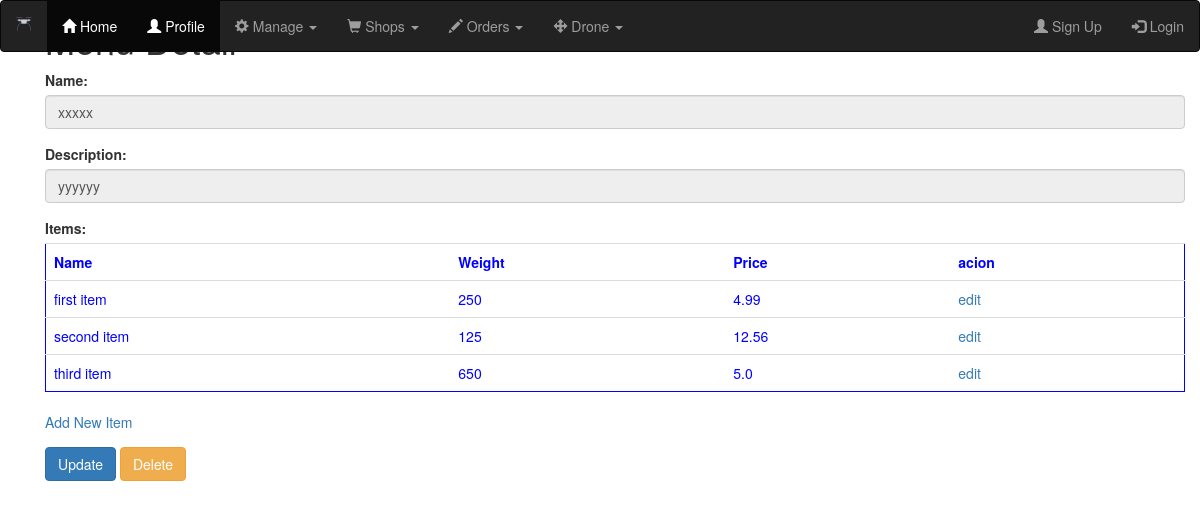
The app's page /shops/menu/4 with its own data.
### shops/models.py (models this page shows, shortened)
class Menu(models.Model):
    name = models.CharField(max_length=25)
    description = models.CharField(max_length=50)
    items = models.ManyToManyField(MenuItem)

class MenuItem(models.Model):
    name = models.CharField(max_length=50)
    description = models.CharField(max_length=50)
    weight = models.IntegerField()
    price = models.FloatField(default=0)

### shops/views.py (the view)
# urls.py: path('menu/<int:id>',MenuDetailView.as_view(),name='menu_detail'),
class MenuDetailView(DetailView):
    template_name = 'menus/menu_detail.html'
    model=Menu
    context_object_name = 'menu'
    def get_object(self):
        id_ = self.kwargs.get("id")
        return get_object_or_404(Menu,id=id_)

### shops/templates/menus/menu_detail.html (shortened to what this page needs)
<!DOCTYPE html>
{% extends "base.html" %}
{% load crispy_forms_tags %}
{% block content %}
<div class="container">
  <h1>Menu Detail</h1>
  <form method="POST">
    <div class="form-group">
        <label for="name">Name:</label>
        <input type="text" class="form-control" id="name" value='{{ menu.name }}' disabled>
    </div>
    <div class="form-group">
        <label for="description">Description:</label>
        <input type="text" class="form-control" id="description" value="{{ menu.description }}" disabled>
    </div>
    <div class="form-group">
        <label for='items'>Items:</label>
          <table class="table" style="border-style: solid; border-width:thin; border-color:blue; color:blue;" >
            <tr>
              <th>Name</th>
              <th>Weight</th>
              <th>Price</th>
              <th>acion</th>
            </tr>
          {% for i in menu.items.all %}
              <tr>
                <td>{{i.name}}</td>
                <td>{{i.weight}}</td>
                <td>{{i.price}}</td>
                <td> <a href="{% url 'shops:menu_item_update' i.id %}">edit</a> </td>
              </tr>
          {% endfor %}
        </table>
        <a href="{% url 'shops:menu_item_create' %}">Add New Item</a>
    </div>
    <a href="{% url 'shops:menu_update' menu.id %}"><button type="button" class="btn btn-primary">Update</button></a>
    <a href="{% url 'shops:menu_delete' menu.id %}"><button type="button" class="btn btn-warning">Delete</button></a>
  </form>
</div>
{% endblock %}

### records on screen
Menu: name "xxxxx", description "yyyyyy"
MenuItem: name "first item", weight "250", price "4.99"
MenuItem: name "second item", weight "125", price "12.56"
MenuItem: name "third item", weight "650", price "5.0"
